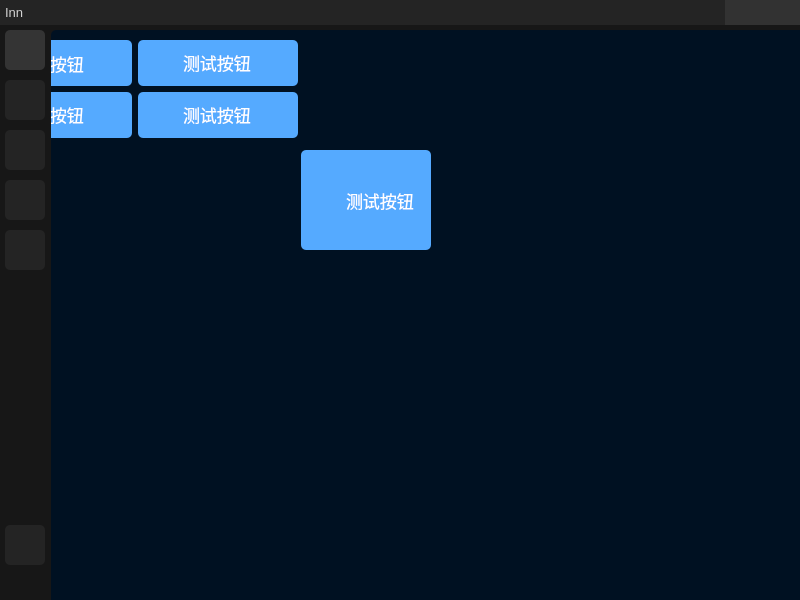
<?xml version="1.0" encoding="UTF-8"?>
<ui version="4.0">
 <class>MainWindow</class>
 <widget class="QMainWindow" name="MainWindow">
  <property name="geometry">
   <rect>
    <x>0</x>
    <y>0</y>
    <width>800</width>
    <height>600</height>
   </rect>
  </property>
  <property name="minimumSize">
   <size>
    <width>800</width>
    <height>600</height>
   </size>
  </property>
  <property name="windowTitle">
   <string>MainWindow</string>
  </property>
  <widget class="QWidget" name="centralwidget">
   <layout class="QGridLayout" name="gridLayout_2">
    <property name="leftMargin">
     <number>0</number>
    </property>
    <property name="topMargin">
     <number>0</number>
    </property>
    <property name="rightMargin">
     <number>0</number>
    </property>
    <property name="bottomMargin">
     <number>0</number>
    </property>
    <property name="spacing">
     <number>0</number>
    </property>
    <item row="0" column="0">
     <widget class="QWidget" name="title" native="true">
      <property name="minimumSize">
       <size>
        <width>0</width>
        <height>25</height>
       </size>
      </property>
      <property name="maximumSize">
       <size>
        <width>16777215</width>
        <height>25</height>
       </size>
      </property>
      <property name="styleSheet">
       <string notr="true">#title{
background-color: rgb(36, 36, 36);
}</string>
      </property>
      <layout class="QGridLayout" name="gridLayout">
       <property name="leftMargin">
        <number>5</number>
       </property>
       <property name="topMargin">
        <number>0</number>
       </property>
       <property name="rightMargin">
        <number>0</number>
       </property>
       <property name="bottomMargin">
        <number>0</number>
       </property>
       <property name="spacing">
        <number>0</number>
       </property>
       <item row="0" column="0">
        <layout class="QHBoxLayout" name="horizontalLayout_6">
         <property name="spacing">
          <number>0</number>
         </property>
         <item>
          <widget class="QLabel" name="text">
           <property name="minimumSize">
            <size>
             <width>0</width>
             <height>15</height>
            </size>
           </property>
           <property name="maximumSize">
            <size>
             <width>16777215</width>
             <height>25</height>
            </size>
           </property>
           <property name="font">
            <font>
             <family>Microsoft YaHei UI</family>
             <pointsize>10</pointsize>
            </font>
           </property>
           <property name="styleSheet">
            <string notr="true">color:lightgray;</string>
           </property>
           <property name="text">
            <string>Inn</string>
           </property>
          </widget>
         </item>
         <item>
          <spacer name="horizontalSpacer_9">
           <property name="orientation">
            <enum>Qt::Horizontal</enum>
           </property>
           <property name="sizeHint" stdset="0">
            <size>
             <width>40</width>
             <height>20</height>
            </size>
           </property>
          </spacer>
         </item>
         <item>
          <widget class="QPushButton" name="minimizedBtn">
           <property name="minimumSize">
            <size>
             <width>25</width>
             <height>25</height>
            </size>
           </property>
           <property name="maximumSize">
            <size>
             <width>25</width>
             <height>25</height>
            </size>
           </property>
           <property name="styleSheet">
            <string notr="true">QPushButton{
border-radius:none;
background-color:rgba(65, 65, 65, 120);
}

QPushButton:hover {
background-color:rgba(65, 65, 65, 200);
}

QPushButton:pressed {
background-color:rgb(65, 65, 65);
}</string>
           </property>
           <property name="text">
            <string/>
           </property>
           <property name="icon">
            <iconset resource="res.qrc">
             <normaloff>:/common/resource/hide.svg</normaloff>:/common/resource/hide.svg</iconset>
           </property>
           <property name="iconSize">
            <size>
             <width>15</width>
             <height>15</height>
            </size>
           </property>
          </widget>
         </item>
         <item>
          <widget class="QPushButton" name="maximizedBtn">
           <property name="minimumSize">
            <size>
             <width>25</width>
             <height>25</height>
            </size>
           </property>
           <property name="maximumSize">
            <size>
             <width>25</width>
             <height>25</height>
            </size>
           </property>
           <property name="styleSheet">
            <string notr="true">QPushButton{
border-radius:none;
background-color:rgba(65, 65, 65, 120);
}

QPushButton:hover {
background-color:rgba(65, 65, 65, 200);
}

QPushButton:pressed {
background-color:rgb(65, 65, 65);
}</string>
           </property>
           <property name="text">
            <string/>
           </property>
           <property name="icon">
            <iconset resource="res.qrc">
             <normaloff>:/common/resource/max.svg</normaloff>:/common/resource/max.svg</iconset>
           </property>
           <property name="iconSize">
            <size>
             <width>15</width>
             <height>15</height>
            </size>
           </property>
          </widget>
         </item>
         <item>
          <widget class="QPushButton" name="closeBtn">
           <property name="minimumSize">
            <size>
             <width>25</width>
             <height>25</height>
            </size>
           </property>
           <property name="maximumSize">
            <size>
             <width>25</width>
             <height>25</height>
            </size>
           </property>
           <property name="styleSheet">
            <string notr="true">QPushButton{
border-radius:none;
background-color:rgba(65, 65, 65, 120);
}

QPushButton:hover {
background-color:rgba(205, 45, 75, 240);
color:white;
}

QPushButton:pressed {
background-color:rgb(205, 45, 75);
}</string>
           </property>
           <property name="text">
            <string/>
           </property>
           <property name="icon">
            <iconset resource="res.qrc">
             <normaloff>:/common/resource/close.svg</normaloff>:/common/resource/close.svg</iconset>
           </property>
           <property name="iconSize">
            <size>
             <width>15</width>
             <height>15</height>
            </size>
           </property>
          </widget>
         </item>
        </layout>
       </item>
      </layout>
     </widget>
    </item>
    <item row="1" column="0">
     <widget class="QWidget" name="content" native="true">
      <property name="minimumSize">
       <size>
        <width>800</width>
        <height>570</height>
       </size>
      </property>
      <property name="styleSheet">
       <string notr="true">#content{
background-color:rgb(23, 23, 23);
}</string>
      </property>
      <layout class="QGridLayout" name="gridLayout_3">
       <property name="leftMargin">
        <number>0</number>
       </property>
       <property name="topMargin">
        <number>0</number>
       </property>
       <property name="rightMargin">
        <number>0</number>
       </property>
       <property name="bottomMargin">
        <number>0</number>
       </property>
       <property name="spacing">
        <number>0</number>
       </property>
       <item row="0" column="0">
        <widget class="QWidget" name="navigation" native="true">
         <property name="minimumSize">
          <size>
           <width>51</width>
           <height>0</height>
          </size>
         </property>
         <property name="maximumSize">
          <size>
           <width>51</width>
           <height>16777215</height>
          </size>
         </property>
         <property name="styleSheet">
          <string notr="true">#navigation{
background-color:rgb(23, 23, 23);
}</string>
         </property>
         <layout class="QHBoxLayout" name="horizontalLayout">
          <property name="spacing">
           <number>0</number>
          </property>
          <property name="leftMargin">
           <number>0</number>
          </property>
          <property name="topMargin">
           <number>0</number>
          </property>
          <property name="rightMargin">
           <number>0</number>
          </property>
          <property name="bottomMargin">
           <number>0</number>
          </property>
          <item>
           <layout class="QVBoxLayout" name="verticalLayout_2">
            <property name="spacing">
             <number>0</number>
            </property>
            <item>
             <widget class="QPushButton" name="homeBtn">
              <property name="minimumSize">
               <size>
                <width>50</width>
                <height>50</height>
               </size>
              </property>
              <property name="maximumSize">
               <size>
                <width>50</width>
                <height>50</height>
               </size>
              </property>
              <property name="styleSheet">
               <string notr="true">QPushButton{
background-color:rgb(36, 36, 36);
border-radius:5px;
margin:5px;
}

QPushButton:hover {
background-color:rgb(52, 52, 52);
}

QPushButton:pressed {
background-color:rgb(52, 52, 52);
}

QPushButton:checked {
background-color:rgb(52, 52, 52);
}</string>
              </property>
              <property name="icon">
               <iconset resource="res.qrc">
                <normaloff>:/nav/resource/home.svg</normaloff>
                <activeon>:/nav/resource/home_checked.svg</activeon>:/nav/resource/home.svg</iconset>
              </property>
              <property name="iconSize">
               <size>
                <width>20</width>
                <height>20</height>
               </size>
              </property>
              <property name="checkable">
               <bool>true</bool>
              </property>
              <property name="checked">
               <bool>true</bool>
              </property>
              <property name="autoExclusive">
               <bool>true</bool>
              </property>
             </widget>
            </item>
            <item>
             <widget class="QPushButton" name="peopleBtn">
              <property name="minimumSize">
               <size>
                <width>50</width>
                <height>50</height>
               </size>
              </property>
              <property name="maximumSize">
               <size>
                <width>50</width>
                <height>50</height>
               </size>
              </property>
              <property name="styleSheet">
               <string notr="true">QPushButton{
background-color:rgb(36, 36, 36);
border-radius:5px;
margin:5px;
}

QPushButton:hover {
background-color:rgb(52, 52, 52);
}

QPushButton:pressed {
background-color:rgb(52, 52, 52);
}

QPushButton:checked {
background-color:rgb(52, 52, 52);
}</string>
              </property>
              <property name="text">
               <string/>
              </property>
              <property name="icon">
               <iconset resource="res.qrc">
                <normaloff>:/nav/resource/people.svg</normaloff>
                <activeon>:/nav/resource/people_checked.svg</activeon>:/nav/resource/people.svg</iconset>
              </property>
              <property name="iconSize">
               <size>
                <width>20</width>
                <height>20</height>
               </size>
              </property>
              <property name="checkable">
               <bool>true</bool>
              </property>
              <property name="autoExclusive">
               <bool>true</bool>
              </property>
             </widget>
            </item>
            <item>
             <widget class="QPushButton" name="groupBtn">
              <property name="minimumSize">
               <size>
                <width>50</width>
                <height>50</height>
               </size>
              </property>
              <property name="maximumSize">
               <size>
                <width>50</width>
                <height>50</height>
               </size>
              </property>
              <property name="styleSheet">
               <string notr="true">QPushButton{
background-color:rgb(36, 36, 36);
border-radius:5px;
margin:5px;
}

QPushButton:hover {
background-color:rgb(52, 52, 52);
}

QPushButton:pressed {
background-color:rgb(52, 52, 52);
}

QPushButton:checked {
background-color:rgb(52, 52, 52);
}</string>
              </property>
              <property name="text">
               <string/>
              </property>
              <property name="icon">
               <iconset resource="res.qrc">
                <normaloff>:/nav/resource/group.svg</normaloff>
                <activeon>:/nav/resource/group_checked.svg</activeon>:/nav/resource/group.svg</iconset>
              </property>
              <property name="iconSize">
               <size>
                <width>20</width>
                <height>20</height>
               </size>
              </property>
              <property name="checkable">
               <bool>true</bool>
              </property>
              <property name="autoExclusive">
               <bool>true</bool>
              </property>
             </widget>
            </item>
            <item>
             <widget class="QPushButton" name="pushButton_8">
              <property name="minimumSize">
               <size>
                <width>50</width>
                <height>50</height>
               </size>
              </property>
              <property name="maximumSize">
               <size>
                <width>50</width>
                <height>50</height>
               </size>
              </property>
              <property name="styleSheet">
               <string notr="true">QPushButton{
background-color:rgb(36, 36, 36);
border-radius:5px;
margin:5px;
}

QPushButton:hover {
background-color:rgb(52, 52, 52);
}

QPushButton:pressed {
background-color:rgb(52, 52, 52);
}

QPushButton:checked {
background-color:rgb(52, 52, 52);
}</string>
              </property>
              <property name="icon">
               <iconset resource="res.qrc">
                <normaloff>:/nav/resource/live.svg</normaloff>
                <activeon>:/nav/resource/live_checked.svg</activeon>:/nav/resource/live.svg</iconset>
              </property>
              <property name="iconSize">
               <size>
                <width>20</width>
                <height>20</height>
               </size>
              </property>
              <property name="checkable">
               <bool>true</bool>
              </property>
              <property name="autoExclusive">
               <bool>true</bool>
              </property>
             </widget>
            </item>
            <item>
             <widget class="QPushButton" name="pushButton_9">
              <property name="minimumSize">
               <size>
                <width>50</width>
                <height>50</height>
               </size>
              </property>
              <property name="maximumSize">
               <size>
                <width>50</width>
                <height>50</height>
               </size>
              </property>
              <property name="styleSheet">
               <string notr="true">QPushButton{
background-color:rgb(36, 36, 36);
border-radius:5px;
margin:5px;
}

QPushButton:hover {
background-color:rgb(52, 52, 52);
}

QPushButton:pressed {
background-color:rgb(52, 52, 52);
}

QPushButton:checked {
background-color:rgb(52, 52, 52);
}</string>
              </property>
              <property name="text">
               <string/>
              </property>
              <property name="icon">
               <iconset resource="res.qrc">
                <normaloff>:/nav/resource/setting.svg</normaloff>
                <activeon>:/nav/resource/setting_checked.svg</activeon>:/nav/resource/setting.svg</iconset>
              </property>
              <property name="iconSize">
               <size>
                <width>20</width>
                <height>20</height>
               </size>
              </property>
              <property name="checkable">
               <bool>true</bool>
              </property>
              <property name="autoExclusive">
               <bool>true</bool>
              </property>
             </widget>
            </item>
            <item>
             <spacer name="verticalSpacer_3">
              <property name="orientation">
               <enum>Qt::Vertical</enum>
              </property>
              <property name="sizeHint" stdset="0">
               <size>
                <width>20</width>
                <height>40</height>
               </size>
              </property>
             </spacer>
            </item>
            <item>
             <widget class="QPushButton" name="exitBtn">
              <property name="minimumSize">
               <size>
                <width>50</width>
                <height>50</height>
               </size>
              </property>
              <property name="maximumSize">
               <size>
                <width>50</width>
                <height>50</height>
               </size>
              </property>
              <property name="styleSheet">
               <string notr="true">QPushButton{
background-color:rgb(36, 36, 36);
border-radius:5px;
margin:5px;
}

QPushButton:hover {
background-color:rgb(195, 44, 73);
}

QPushButton:pressed {
background-color:rgb(205, 45, 75);
}</string>
              </property>
              <property name="icon">
               <iconset resource="res.qrc">
                <normaloff>:/auth/resource/exit.png</normaloff>:/auth/resource/exit.png</iconset>
              </property>
              <property name="iconSize">
               <size>
                <width>20</width>
                <height>20</height>
               </size>
              </property>
             </widget>
            </item>
            <item>
             <spacer name="verticalSpacer_4">
              <property name="orientation">
               <enum>Qt::Vertical</enum>
              </property>
              <property name="sizeType">
               <enum>QSizePolicy::Preferred</enum>
              </property>
              <property name="sizeHint" stdset="0">
               <size>
                <width>20</width>
                <height>30</height>
               </size>
              </property>
             </spacer>
            </item>
           </layout>
          </item>
         </layout>
        </widget>
       </item>
       <item row="0" column="1">
        <widget class="QStackedWidget" name="stackedContent">
         <property name="styleSheet">
          <string notr="true">#stackedContent{
margin-top:5px;
border-top-left-radius:5px;
background-color: rgb(0, 17, 34);
}</string>
         </property>
         <widget class="QWidget" name="page_3">
          <widget class="QWidget" name="layoutWidget">
           <property name="geometry">
            <rect>
             <x>80</x>
             <y>120</y>
             <width>571</width>
             <height>100</height>
            </rect>
           </property>
           <layout class="QHBoxLayout" name="horizontalLayout_2">
            <item>
             <widget class="QWidget" name="widget_4" native="true">
              <property name="maximumSize">
               <size>
                <width>130</width>
                <height>16777215</height>
               </size>
              </property>
              <property name="styleSheet">
               <string notr="true">border-radius:5px;
background-color: rgb(85, 170, 255);
</string>
              </property>
              <layout class="QGridLayout" name="gridLayout_10">
               <property name="leftMargin">
                <number>10</number>
               </property>
               <property name="topMargin">
                <number>10</number>
               </property>
               <property name="rightMargin">
                <number>5</number>
               </property>
               <property name="bottomMargin">
                <number>10</number>
               </property>
               <property name="horizontalSpacing">
                <number>10</number>
               </property>
               <property name="verticalSpacing">
                <number>5</number>
               </property>
               <item row="0" column="0">
                <widget class="QLabel" name="label_13">
                 <property name="minimumSize">
                  <size>
                   <width>20</width>
                   <height>20</height>
                  </size>
                 </property>
                 <property name="maximumSize">
                  <size>
                   <width>25</width>
                   <height>25</height>
                  </size>
                 </property>
                 <property name="text">
                  <string/>
                 </property>
                 <property name="pixmap">
                  <pixmap resource="res.qrc">:/common/resource/patchNote.png</pixmap>
                 </property>
                 <property name="scaledContents">
                  <bool>true</bool>
                 </property>
                </widget>
               </item>
               <item row="0" column="1">
                <widget class="QLabel" name="label_14">
                 <property name="minimumSize">
                  <size>
                   <width>0</width>
                   <height>20</height>
                  </size>
                 </property>
                 <property name="maximumSize">
                  <size>
                   <width>16777215</width>
                   <height>20</height>
                  </size>
                 </property>
                 <property name="font">
                  <font>
                   <family>Microsoft YaHei UI</family>
                   <pointsize>13</pointsize>
                   <weight>50</weight>
                   <bold>false</bold>
                  </font>
                 </property>
                 <property name="styleSheet">
                  <string notr="true">color:white;</string>
                 </property>
                 <property name="text">
                  <string>测试按钮</string>
                 </property>
                </widget>
               </item>
              </layout>
             </widget>
            </item>
            <item>
             <spacer name="horizontalSpacer_11">
              <property name="orientation">
               <enum>Qt::Horizontal</enum>
              </property>
              <property name="sizeType">
               <enum>QSizePolicy::Maximum</enum>
              </property>
              <property name="sizeHint" stdset="0">
               <size>
                <width>100</width>
                <height>20</height>
               </size>
              </property>
             </spacer>
            </item>
           </layout>
          </widget>
          <widget class="QWidget" name="">
           <property name="geometry">
            <rect>
             <x>-80</x>
             <y>10</y>
             <width>327</width>
             <height>98</height>
            </rect>
           </property>
           <layout class="QGridLayout" name="gridLayout_6">
            <item row="0" column="0">
             <widget class="QWidget" name="widget" native="true">
              <property name="styleSheet">
               <string notr="true">border-radius:5px;
background-color: rgb(85, 170, 255);
</string>
              </property>
              <layout class="QGridLayout" name="gridLayout_4">
               <property name="leftMargin">
                <number>10</number>
               </property>
               <property name="topMargin">
                <number>10</number>
               </property>
               <property name="rightMargin">
                <number>5</number>
               </property>
               <property name="bottomMargin">
                <number>10</number>
               </property>
               <property name="horizontalSpacing">
                <number>10</number>
               </property>
               <property name="verticalSpacing">
                <number>5</number>
               </property>
               <item row="0" column="0">
                <widget class="QLabel" name="label_3">
                 <property name="minimumSize">
                  <size>
                   <width>20</width>
                   <height>20</height>
                  </size>
                 </property>
                 <property name="maximumSize">
                  <size>
                   <width>25</width>
                   <height>25</height>
                  </size>
                 </property>
                 <property name="text">
                  <string/>
                 </property>
                 <property name="pixmap">
                  <pixmap resource="res.qrc">:/common/resource/patchNote.png</pixmap>
                 </property>
                 <property name="scaledContents">
                  <bool>true</bool>
                 </property>
                </widget>
               </item>
               <item row="0" column="1">
                <widget class="QLabel" name="label_4">
                 <property name="minimumSize">
                  <size>
                   <width>0</width>
                   <height>20</height>
                  </size>
                 </property>
                 <property name="maximumSize">
                  <size>
                   <width>16777215</width>
                   <height>20</height>
                  </size>
                 </property>
                 <property name="font">
                  <font>
                   <family>Microsoft YaHei UI</family>
                   <pointsize>13</pointsize>
                   <weight>50</weight>
                   <bold>false</bold>
                  </font>
                 </property>
                 <property name="styleSheet">
                  <string notr="true">color:white;</string>
                 </property>
                 <property name="text">
                  <string>测试按钮</string>
                 </property>
                </widget>
               </item>
              </layout>
             </widget>
            </item>
            <item row="0" column="1">
             <widget class="QWidget" name="widget_5" native="true">
              <property name="styleSheet">
               <string notr="true">border-radius:5px;
background-color: rgb(85, 170, 255);
</string>
              </property>
              <layout class="QGridLayout" name="gridLayout_7">
               <property name="leftMargin">
                <number>10</number>
               </property>
               <property name="topMargin">
                <number>10</number>
               </property>
               <property name="rightMargin">
                <number>5</number>
               </property>
               <property name="bottomMargin">
                <number>10</number>
               </property>
               <property name="horizontalSpacing">
                <number>10</number>
               </property>
               <property name="verticalSpacing">
                <number>5</number>
               </property>
               <item row="0" column="0">
                <widget class="QLabel" name="label_9">
                 <property name="minimumSize">
                  <size>
                   <width>25</width>
                   <height>25</height>
                  </size>
                 </property>
                 <property name="maximumSize">
                  <size>
                   <width>25</width>
                   <height>25</height>
                  </size>
                 </property>
                 <property name="text">
                  <string/>
                 </property>
                 <property name="pixmap">
                  <pixmap resource="res.qrc">:/common/resource/patchNote.png</pixmap>
                 </property>
                 <property name="scaledContents">
                  <bool>true</bool>
                 </property>
                </widget>
               </item>
               <item row="0" column="1">
                <widget class="QLabel" name="label_10">
                 <property name="minimumSize">
                  <size>
                   <width>0</width>
                   <height>20</height>
                  </size>
                 </property>
                 <property name="maximumSize">
                  <size>
                   <width>16777215</width>
                   <height>20</height>
                  </size>
                 </property>
                 <property name="font">
                  <font>
                   <family>Microsoft YaHei UI</family>
                   <pointsize>13</pointsize>
                   <weight>50</weight>
                   <bold>false</bold>
                  </font>
                 </property>
                 <property name="styleSheet">
                  <string notr="true">color:white;</string>
                 </property>
                 <property name="text">
                  <string>测试按钮</string>
                 </property>
                </widget>
               </item>
              </layout>
             </widget>
            </item>
            <item row="1" column="0">
             <widget class="QWidget" name="widget_2" native="true">
              <property name="styleSheet">
               <string notr="true">border-radius:5px;
background-color: rgb(85, 170, 255);
</string>
              </property>
              <layout class="QGridLayout" name="gridLayout_8">
               <property name="leftMargin">
                <number>10</number>
               </property>
               <property name="topMargin">
                <number>10</number>
               </property>
               <property name="rightMargin">
                <number>5</number>
               </property>
               <property name="bottomMargin">
                <number>10</number>
               </property>
               <property name="horizontalSpacing">
                <number>10</number>
               </property>
               <property name="verticalSpacing">
                <number>5</number>
               </property>
               <item row="0" column="0">
                <widget class="QLabel" name="label_7">
                 <property name="minimumSize">
                  <size>
                   <width>25</width>
                   <height>25</height>
                  </size>
                 </property>
                 <property name="maximumSize">
                  <size>
                   <width>25</width>
                   <height>25</height>
                  </size>
                 </property>
                 <property name="text">
                  <string/>
                 </property>
                 <property name="pixmap">
                  <pixmap resource="res.qrc">:/common/resource/patchNote.png</pixmap>
                 </property>
                 <property name="scaledContents">
                  <bool>true</bool>
                 </property>
                </widget>
               </item>
               <item row="0" column="1">
                <widget class="QLabel" name="label_8">
                 <property name="minimumSize">
                  <size>
                   <width>0</width>
                   <height>20</height>
                  </size>
                 </property>
                 <property name="maximumSize">
                  <size>
                   <width>16777215</width>
                   <height>20</height>
                  </size>
                 </property>
                 <property name="font">
                  <font>
                   <family>Microsoft YaHei UI</family>
                   <pointsize>13</pointsize>
                   <weight>50</weight>
                   <bold>false</bold>
                  </font>
                 </property>
                 <property name="styleSheet">
                  <string notr="true">color:white;</string>
                 </property>
                 <property name="text">
                  <string>测试按钮</string>
                 </property>
                </widget>
               </item>
              </layout>
             </widget>
            </item>
            <item row="1" column="1">
             <widget class="QWidget" name="widget_3" native="true">
              <property name="styleSheet">
               <string notr="true">border-radius:5px;
background-color: rgb(85, 170, 255);
</string>
              </property>
              <layout class="QGridLayout" name="gridLayout_9">
               <property name="leftMargin">
                <number>10</number>
               </property>
               <property name="topMargin">
                <number>10</number>
               </property>
               <property name="rightMargin">
                <number>5</number>
               </property>
               <property name="bottomMargin">
                <number>10</number>
               </property>
               <property name="horizontalSpacing">
                <number>10</number>
               </property>
               <property name="verticalSpacing">
                <number>5</number>
               </property>
               <item row="0" column="0">
                <widget class="QLabel" name="label_11">
                 <property name="minimumSize">
                  <size>
                   <width>25</width>
                   <height>25</height>
                  </size>
                 </property>
                 <property name="maximumSize">
                  <size>
                   <width>25</width>
                   <height>25</height>
                  </size>
                 </property>
                 <property name="text">
                  <string/>
                 </property>
                 <property name="pixmap">
                  <pixmap resource="res.qrc">:/common/resource/patchNote.png</pixmap>
                 </property>
                 <property name="scaledContents">
                  <bool>true</bool>
                 </property>
                </widget>
               </item>
               <item row="0" column="1">
                <widget class="QLabel" name="label_12">
                 <property name="minimumSize">
                  <size>
                   <width>0</width>
                   <height>20</height>
                  </size>
                 </property>
                 <property name="maximumSize">
                  <size>
                   <width>16777215</width>
                   <height>20</height>
                  </size>
                 </property>
                 <property name="font">
                  <font>
                   <family>Microsoft YaHei UI</family>
                   <pointsize>13</pointsize>
                   <weight>50</weight>
                   <bold>false</bold>
                  </font>
                 </property>
                 <property name="styleSheet">
                  <string notr="true">color:white;</string>
                 </property>
                 <property name="text">
                  <string>测试按钮</string>
                 </property>
                </widget>
               </item>
              </layout>
             </widget>
            </item>
           </layout>
          </widget>
         </widget>
         <widget class="QWidget" name="page_4"/>
        </widget>
       </item>
      </layout>
     </widget>
    </item>
   </layout>
  </widget>
 </widget>
 <resources>
  <include location="res.qrc"/>
 </resources>
 <connections/>
</ui>
